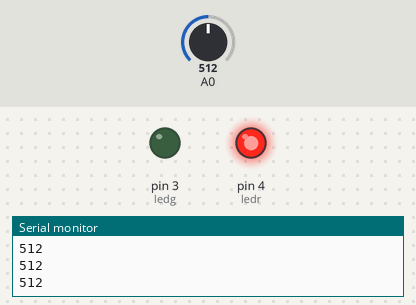
A sketch run on a simulated Arduino Uno, built with avr-gcc and run on an emulated ATmega328P. Parts: output pins drawn as LEDs (lit = HIGH), the last lines printed to the serial monitor. The test bench sets the inputs (shaded band); at power-on: A0 = 512.

Above: at 1.2 s.
1.3 s: A0 set to 489
At 1.8 s:
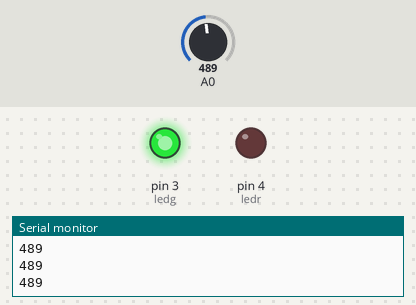
2.8 s: A0 set to 0
At 4.0 s:
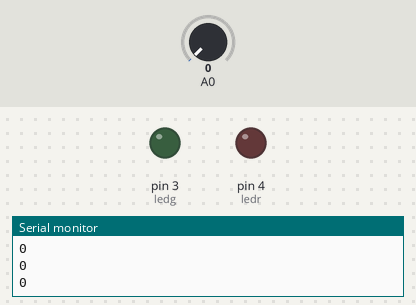
4.3 s: A0 set to 122
At 5.3 s:
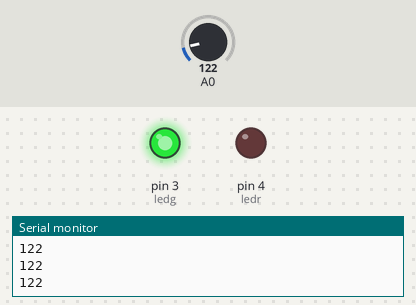
5.8 s: A0 set to 510
At 6.5 s:
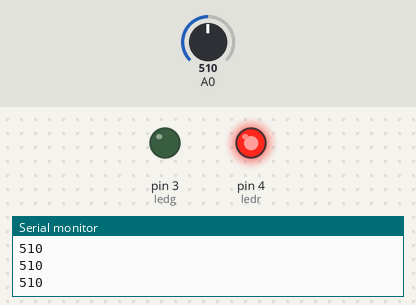
Timing chart, 0 to 8.3 s (numbered marks = the images above; inputs shaded):
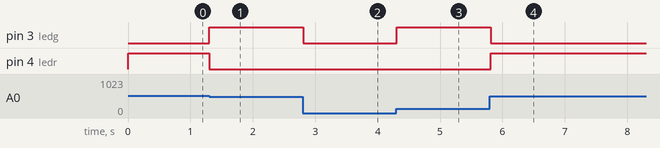

The sketch:

pressure_sensor_led.ino
```cpp
int ledg = 3;
int ledr = 4;


void setup() {
  Serial.begin(9600);
  pinMode(ledg, OUTPUT);
  pinMode(ledr, OUTPUT);
}

void loop() {

  int pressureValue = analogRead(A0);
  Serial.println(pressureValue);

  if ( pressureValue > 0 && pressureValue < 500) {
    digitalWrite(ledg, HIGH);
    digitalWrite(ledr, LOW);
  }
  else if (pressureValue >= 500) {
    digitalWrite(ledg, LOW);
    digitalWrite(ledr, HIGH);
  }
  else {
    digitalWrite(ledg, LOW);
    digitalWrite(ledr, LOW);
  }
}
```

Measured:
- the behaviour switches between 500 and 499 on A0 (found by bisection; images 0 and 1)
- after the input at 1.3 s, pin 3 (ledg): LOW → HIGH at once; pin 4 (ledr): HIGH → LOW at once
- after the input at 2.8 s, pin 3 (ledg): HIGH → LOW at once
- after the input at 4.3 s, pin 3 (ledg): LOW → HIGH at once
- after the input at 5.8 s, pin 3 (ledg): HIGH → LOW at once; pin 4 (ledr): LOW → HIGH at once
